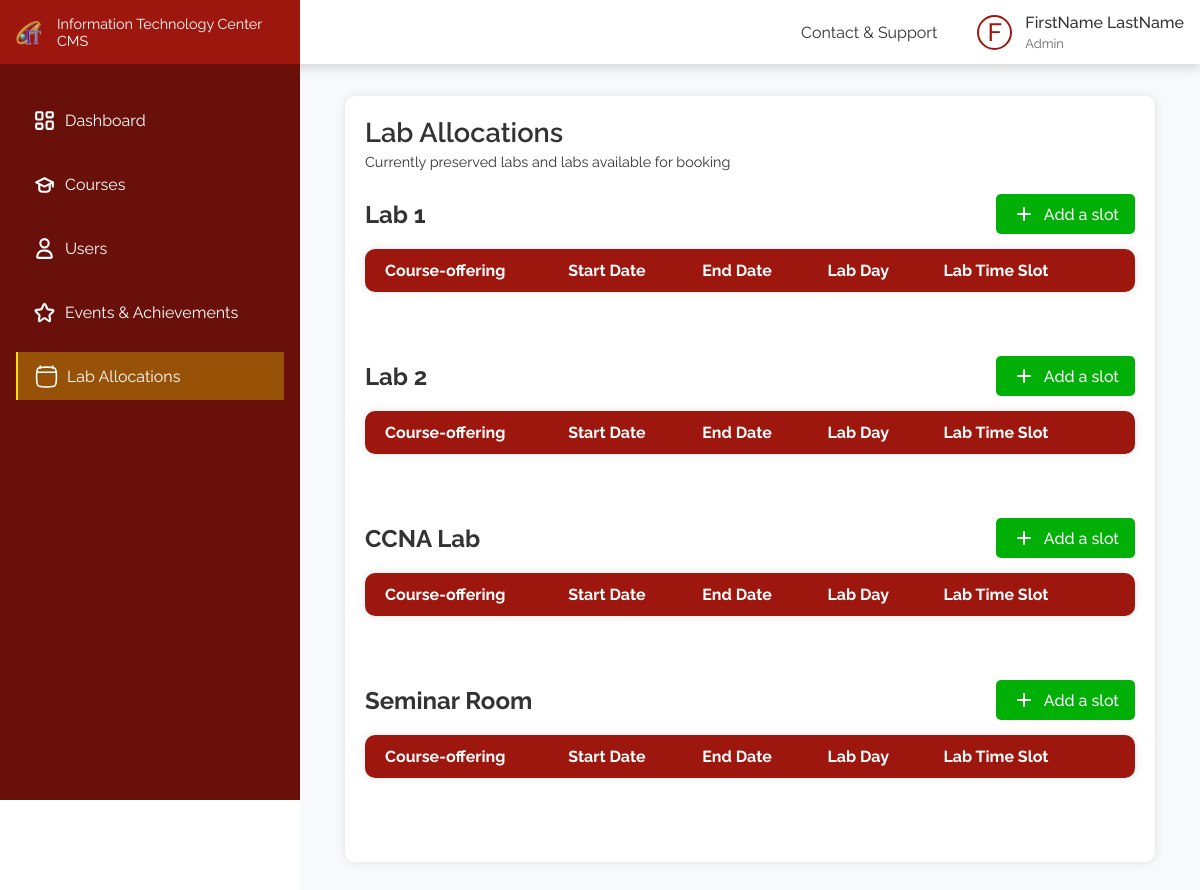
Before: /pages/labslots.php with the older database file.
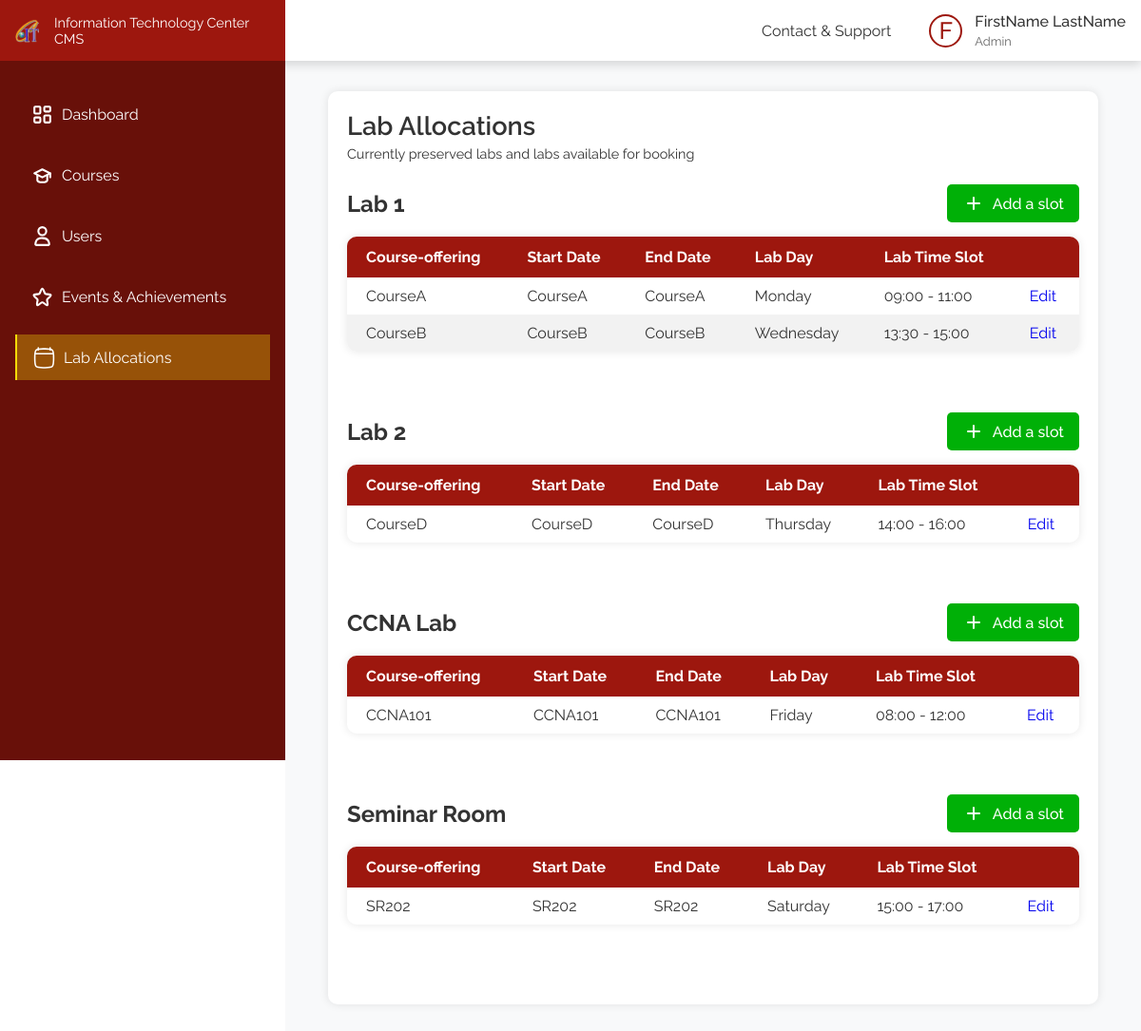
After: the same page with the newer database file.
### tables this page shows
CREATE TABLE IF NOT EXISTS `labslot` (
  `slot_id` int(11) NOT NULL AUTO_INCREMENT,
  `lab` varchar(20) NOT NULL,
  `course` varchar(20) NOT NULL,
  `start` time NOT NULL,
  `end` time NOT NULL,
  `date` int(11) NOT NULL,
  `oneday` date DEFAULT NULL,
  PRIMARY KEY (`slot_id`)
);

### backend/labslots.php (called while the page is built, shortened)
<?php
include_once "../config.php";
function getLabSlotsAll()
{
    global $conn;
    $stmt = $conn->prepare("SELECT * FROM labslot");
    $stmt->execute();
    $result = $stmt->get_result();
    $labSlots = array();
    while ($row = $result->fetch_assoc()) {
        $labType = $row['lab'];
        if (!isset($labSlots[$labType])) {
            $labSlots[$labType] = array();
        }
        $labSlots[$labType][] = $row;
    }
    return $labSlots;
}

### helpers/datetime.php (called while the page is built, shortened)
<?php
function getDatebyIndex(int $index): string
{
    $days = ['Monday', 'Tuesday', 'Wednesday', 'Thursday', 'Friday', 'Saturday', 'Sunday'];
    return $days[$index];
}

### pages/labslots.php (the view, shortened to what this page needs)
<?php include_once "../config.php" ?>
<?php include_once "../backend/labslots.php" ?>
<?php include_once "../helpers/datetime.php" ?>
<!DOCTYPE html>
<html lang="en">
<head>
    <link rel="stylesheet" href="../css/labslots.css">
</head>
<?php
$labslots = getLabSlotsAll();
?>
<body>
    <div class="flex-box">
        <div class="left">
            <?php
            include_once(APP_ROOT . "/includes/sidebar.php");
            sidebar(4);
            ?>
        </div>
        <div class="right">
            <?php
            include_once(APP_ROOT . "/includes/header.php");
            ?>
            <main class="labslots">
                <div class="container">
                    <h1>Lab Allocations</h1>
                    <p>Currently preserved labs and labs available for booking</p>
                    <div class="title">
                        <div class="title">
                            <h2>Lab 1</h2>
                            <a href="/pages/addnewlabslot.php?lab=lab1"><img src="../images/Add_round.svg" alt=""> Add a slot</a>
                        </div>
                    </div>
                    <table class="lab-table">
                        <thead>
                            <tr>
                                <th>Course-offering</th>
                                <th>Start Date</th>
                                <th>End Date</th>
                                <th>Lab Day</th>
                                <th>Lab Time Slot</th>
                                <th></th>
                            </tr>
                        </thead>
                        <tbody>
                            <?php if (isset($labslots['lab1'])) { ?>
                                <?php foreach ($labslots['lab1'] as $key => $slot) { ?>
                                    <tr>
                                        <td><?= $slot['course'] ?></td>
                                        <td><?= $slot['course'] ?></td>
                                        <td><?= $slot['course'] ?></td>
                                        <td><?= getDatebyIndex($slot['date']) ?></td>
                                        <td><?= substr($slot['start'], 0, 5) . ' - ' . substr($slot['end'], 0, 5) ?></td>
                                        <td><a href="#">Edit</a> </td>
                                    </tr>
                                <?php }; ?>
                            <?php } ?>
                        </tbody>
                    </table>
                    <div class="title">
                        <div class="title">
                            <h2>Lab 2</h2>
                            <a href="/pages/addnewlabslot.php?lab=lab2"><img src="../images/Add_round.svg" alt=""> Add a slot</a>
                        </div>
                    </div>
                    <table class="lab-table">
                        <thead>
                            <tr>
                                <th>Course-offering</th>
                                <th>Start Date</th>
                                <th>End Date</th>
                                <th>Lab Day</th>
                                <th>Lab Time Slot</th>
                                <th></th>
                            </tr>
                        </thead>
                        <tbody>
                            <?php if (isset($labslots['lab2'])) { ?>
                                <?php foreach ($labslots['lab2'] as $key => $slot) { ?>
                                    <tr>
                                        <td><?= $slot['course'] ?></td>
                                        <td><?= $slot['course'] ?></td>
                                        <td><?= $slot['course'] ?></td>
                                        <td><?= getDatebyIndex($slot['date']) ?></td>
                                        <td><?= substr($slot['start'], 0, 5) . ' - ' . substr($slot['end'], 0, 5) ?></td>
                                        <td><a href="#">Edit</a> </td>
                                    </tr>
                                <?php }; ?>
                            <?php } ?>
                        </tbody>
                    </table>
                    <div class="title">
                        <div class="title">
                            <h2>CCNA Lab</h2>
                            <a href="/pages/addnewlabslot.php?lab=ccna"><img src="../images/Add_round.svg" alt=""> Add a slot</a>
                        </div>
                    </div>
                    <table class="lab-table">
                        <thead>
                            <tr>
                                <th>Course-offering</th>
                                <th>Start Date</th>
                                <th>End Date</th>
                                <th>Lab Day</th>
                                <th>Lab Time Slot</th>
                                <th></th>
                            </tr>
                        </thead>
                        <tbody>
                            <?php if (isset($labslots['ccna'])) { ?>
                                <?php foreach ($labslots['ccna'] as $key => $slot) { ?>
                                    <tr>
                                        <td><?= $slot['course'] ?></td>
                                        <td><?= $slot['course'] ?></td>
                                        <td><?= $slot['course'] ?></td>
                                        <td><?= getDatebyIndex($slot['date']) ?></td>
                                        <td><?= substr($slot['start'], 0, 5) . ' - ' . substr($slot['end'], 0, 5) ?></td>
                                        <td><a href="#">Edit</a> </td>
                                    </tr>
                                <?php }; ?>
                            <?php } ?>
                        </tbody>
                    </table>
                    <div class="title">
                        <div class="title">
                            <h2>Seminar Room</h2>
                            <a href="/pages/addnewlabslot.php?lab=sr"><img src="../images/Add_round.svg" alt=""> Add a slot</a>
                        </div>
                    </div>
                    <table class="lab-table">
                        <thead>
                            <tr>
                                <th>Course-offering</th>
                                <th>Start Date</th>
                                <th>End Date</th>
                                <th>Lab Day</th>
                                <th>Lab Time Slot</th>
                                <th></th>
                            </tr>
                        </thead>
                        <tbody>
                            <?php if (isset($labslots['sr'])) { ?>
                                <?php foreach ($labslots['sr'] as $key => $slot) { ?>
                                    <tr>
                                        <td><?= $slot['course'] ?></td>
                                        <td><?= $slot['course'] ?></td>
                                        <td><?= $slot['course'] ?></td>
                                        <td><?= getDatebyIndex($slot['date']) ?></td>
                                        <td><?= substr($slot['start'], 0, 5) . ' - ' . substr($slot['end'], 0, 5) ?></td>
                                        <td><a href="#">Edit</a> </td>
                                    </tr>
                                <?php }; ?>
                            <?php } ?>
                        </tbody>
                    </table>
                </div>
            </main>
        </div>
    </div>
</body>
</html>

### includes/sidebar.php (shortened to what this page needs)
<!DOCTYPE html>
<html lang="en">
<head>
    <link rel="stylesheet" href="../css/sidebar.css">
</head>
<body>
    <?php function sidebar(int $index)
    {
    ?>
        <div class="side">
            <div class="logo">
                <img src="../images/ITCenterLogo.svg" alt="IT Center Logo" />
                <span>Information Technology Center CMS</span>
            </div>
            <div class="links">
                <a href="/" class="link <?php echo $index == 0 ? 'active' : '' ?>">
                    <div class="link-main">
                        <img src="../images/darhboard_alt.svg" alt="">
                        <p>Dashboard</p>
                    </div>
                </a>
                <a href="/pages/course.php" class="link <?php echo $index == 1 ? 'active' : '' ?>">
                    <div class="link-main">
                        <img src="../images/Mortarboard.svg" alt="">
                        <p>Courses</p>
                    </div>
                </a>
                <a href="/pages/users.php" class="link <?php echo $index == 2 ? 'active' : '' ?>">
                    <div class="link-main">
                        <img src="../images/User_alt.svg" alt="">
                        <p>Users</p>
                    </div>
                </a>
                <div>
                    <a href="/pages/eventsandachivements.php" class="link <?php echo $index == 3 ? 'active' : '' ?>">
                        <div class="link-main">
                            <img src="../images/Star.svg" alt="">
                            <p>Events & Achievements</p>
                        </div>
                    </a>
                </div>
                <a href="/pages/labslots.php" class="link <?php echo $index == 4 ? 'active' : '' ?>">
                    <div class="link-main">
                        <img src="../images/calendar.svg" alt="">
                        <p>Lab Allocations</p>
                    </div>
                </a>
            </div>
        </div>
    <?php } ?>
</body>
</html>

### includes/header_core.php (shortened to what this page needs)
<!DOCTYPE html>
<html lang="en">
<head>
    <link rel="stylesheet" href="../css/styles.css">
</head>
<body>
</body>
</html>

### includes/header.php (shortened to what this page needs)
<?php include APP_ROOT . "/includes/header_core.php" ?>
<!DOCTYPE html>
<html lang="en">
<head>
  <link rel="stylesheet" href="../css/header.css">
</head>
<body>
  <header>
    <div class="menu">
      <ul>
        <li><a href="">Contact & Support</a></li>
      </ul>
    </div>
    <div class="profile">
      <div class="img">F</div>
      <h5>FirstName LastName</h5>
      <p>Admin</p>
    </div>
  </header>
</body>
</html>

### css/labslots.css (style rules this page uses)
.labslots { background-color: #f8f9fa; color: #333; min-height: calc(100vh - 4rem); padding: 2rem 0; }
.labslots .container { background-color: #fff; border-radius: 10px; box-shadow: 0 0 10px rgba(0, 0, 0, 0.1); padding: 20px; overflow: hidden; }
.labslots h1 { margin-bottom: 5px; font-weight: 600; font-size: 1.7rem; }
.labslots p { font-size: 0.9rem; margin-bottom: 1.5rem; }
.labslots .lab-table { width: 100%; border-collapse: collapse; border-spacing: 0; margin-top: 15px; margin-bottom: 4rem; background-color: #fff; border-radius: 10px; box-shadow: 0 0 10px rgba(0, 0, 0, 0.1); overflow: hidden; }
.labslots .lab-table th { background-color: var(--color-1); color: #fff; font-weight: bold; text-align: left; padding: 12px 20px; }
.labslots .lab-table tr:nth-child(even) { background-color: #f2f2f2; }
.labslots .lab-table td { padding: 10px 20px; }

### css/sidebar.css (style rules this page uses)
.side { background-color: var(--color-shade-1); height: 100vh; position: fixed; width: 300px; z-index: 11; display: flex; flex-direction: column; }
.side .logo { height: 4rem; display: flex; align-items: center; padding: 0 1rem; gap: 1rem; background-color: var(--color-1); }
.side .logo img { height: 25px; }
.side .logo span { font-size: 0.9rem; color: white; }
.side .links { display: flex; align-items: flex-start; flex-direction: column; gap: 1rem; height: calc(100% - 4rem); padding: 2rem 1rem; }
.side .links .link { width: 100%; }
.side .links .link .link-main { height: 3rem; display: grid; padding: 0 1rem; grid-template-columns: 25px auto; align-items: center; gap: 0.5rem; width: 100%; }
.side .links .link.active .link-main { border-left: 2px solid var(--color-2); background-color: #f9dd0852; }
.side .links .link img { width: 25px; height: 25px; object-fit: contain; filter: invert() brightness(2); }
.side .links a.link { color: white; font-size: 1rem; }

### css/styles.css (style rules this page uses)
* { margin: 0; padding: 0; box-sizing: border-box; font-family: "Raleway", sans-serif; }
:root { --color-1: #9d170e; --color-2: #f9db08; --color-3: #305fa6; --color-4: #00b007; --color-5: #790483; --color-text-1: #333; --color-text-2: #666; --color-shade-1: #681009; }
.container { width: clamp(300px, 90%, 1440px); margin: auto; }
a { text-decoration: none; }
.flex-box { display: flex; }
.left { width: 300px; }
.right { width: calc(100% - 300px); padding-top: 4rem; }
.title { display: flex; align-items: center; justify-content: space-between; width: 100%; }
.title a { display: flex; align-items: center; gap: 0.5rem; padding: 0.5rem 1rem; background-color: var(--color-4); color: white; font-weight: 500; border-radius: 5px; }
.title a img { filter: invert() brightness(2); }

### css/header.css (style rules this page uses)
header { color: var(--color-text-1); box-shadow: 0 4px 10px rgba(0, 0, 0, 0.146); position: fixed; left: 0; top: 0; z-index: 10; background-color: white; display: flex; align-items: center; height: 4rem; gap: 0.5rem; width: 100%; padding: 0 1rem; }
.menu { display: flex; align-items: center; margin-left: auto; }
.menu ul { list-style: none; display: flex; gap: 1.2rem; }
.menu ul li { cursor: pointer; position: relative; font-weight: 400; font-size: 1rem; }
.menu ul li a { color: var(--color-text-1); }
.menu ul li:before { content: ""; position: absolute; bottom: -4px; left: 0; width: 0; height: 2px; background-color: transparent; transition: width 0.3s ease-in-out, background-color 0.3s ease-in-out; }
.profile { margin-left: 2rem; display: grid; grid-template-columns: 40px auto; gap: 0.25rem 0.5rem; align-items: center; }
.profile h5 { font-weight: 500; font-size: 1rem; }
.profile p { grid-column: 2; font-size: 0.8rem; color: var(--color-text-2); }
.profile .img { display: flex; font-size: 25px; align-items: center; justify-content: center; font-weight: 500; height: 35px; width: 35px; border-radius: 50%; grid-row: 1/3; border: 2px solid var(--color-1); color: var(--color-1); }

Changed rows visible on the page:
now on this page (row edited): labslot: course "CourseA", date "Monday", start "09:00", end "11:00", shown under "Lab 1"
now on this page (row edited): labslot: course "CourseB", date "Wednesday", start "13:30", end "15:00", shown under "Lab 1"
now on this page (row edited): labslot: course "CourseD", date "Thursday", start "14:00", end "16:00", shown under "Lab 2"
now on this page (row edited): labslot: course "CCNA101", date "Friday", start "08:00", end "12:00", shown under "CCNA Lab"
now on this page (row edited): labslot: course "SR202", date "Saturday", start "15:00", end "17:00", shown under "Seminar Room"
